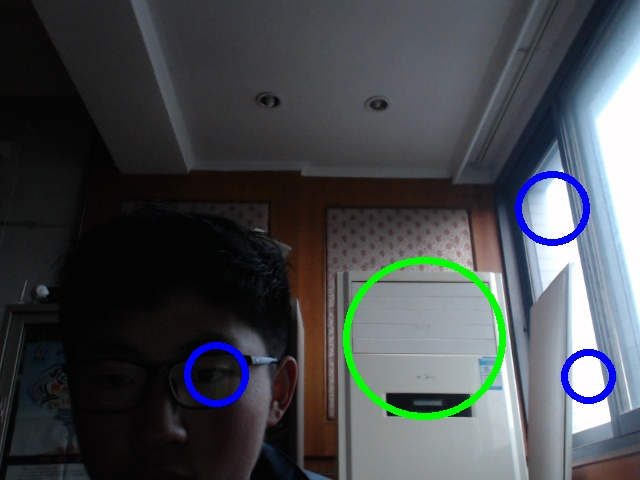
#> input picture BallDetector/src/test#1.jpg, 640 x 480 px, given in place of the camera
$ python main.py   (Python 2 division)
#> lines starting #> are read from the running program, lines starting #| are printed output that depends on the picture; after the words box and inside, x2 and y2 are one past the last pixel; in counts of white or black regions, pixels touching at a corner belong together
import cv2
import numpy as np
import time
#import os.system as sys
import os
import string
lower = np.array([40,21,24])
upper = np.array([155,100,100])
LowerBlue = np.array([100, 0, 0])
UpperBlue = np.array([130, 255, 255])
iBest = -1.0
try:
    cam2 = cv2.VideoCapture(1)
    cam = cv2.VideoCapture(0)
    cv2.namedWindow("splitter",cv2.WINDOW_AUTOSIZE)
except:
    print "E:cam error"
    system._exit()
count = 0
#-------------------------------
while count < 1000:
    count = count + 1
    #print "Test #",count,":"
    try:
        _,frame2 = cam2.read()
#> frame2 is the input picture: shape (480, 640, 3); mean B, G, R 77.4, 73.6, 69.5
        _,frame = cam.read()
    #cv2.namedWindow("splitter",cv2.WINDOW_AUTOSIZE)
    except aa:
        print("E:get frame error.")
        print(aa.message)
        os._exit()
#es = cv2.getStructuringElement(cv2.MORPH_ELLIPSE, (10,10))
    element = cv2.getStructuringElement(cv2.MORPH_RECT,(5,5))

    HSV =  cv2.cvtColor(frame2,cv2.COLOR_BGR2HSV)
#> HSV: shape (480, 640, 3); mean H, S, V 84.3, 48.4, 82.9

    #HSV = cv2.GaussianBlur(HSV, (5, 5), 0)
    H,S,V = cv2.split(HSV)
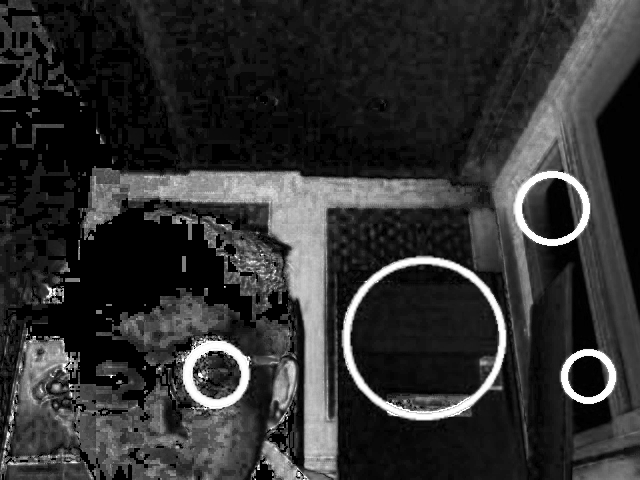
#> S: shape (480, 640); min 0, max 255, mean 48.4
    mask = cv2.inRange(HSV,LowerBlue,UpperBlue)
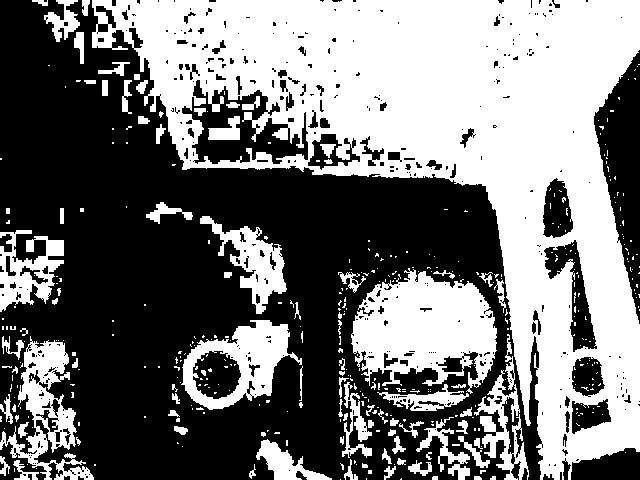
#> mask: shape (480, 640); 46.1% white; 421 white regions (332 under 20 px), largest, box (x1, y1, x2, y2) and area: (92, 0, 640, 480) 101083, (351, 268, 497, 394) 11454, (181, 320, 302, 410) 4633
    certain = cv2.bitwise_and(frame2,frame2,mask=mask)
    #cv2.imshow("splitter",np.stack([frame,frame2,certain]))
    diff = cv2.GaussianBlur(certain,(5,5),0)
    diff = cv2.threshold(certain, 25, 255, cv2.THRESH_BINARY)[1]
    diff = cv2.morphologyEx(diff,cv2.MORPH_OPEN,element)
    diff = cv2.morphologyEx(diff,cv2.MORPH_CLOSE,element)

    gray = cv2.cvtColor(frame2,cv2.COLOR_BGR2GRAY)
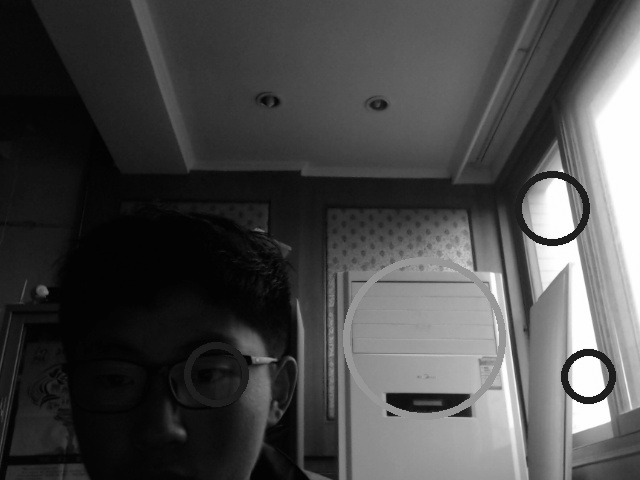
#> gray: shape (480, 640); min 1, max 255, mean 72.8
#print(frame2.shape)

#circles1= cv2.HoughCircles(gray,cv2.HOUGH_GRADIENT,1,100,param1=100,param2=30,minRadius=5,maxRadius=240)
    circles1 = cv2.HoughCircles(gray,cv2.HOUGH_GRADIENT,1,150,param1=100,param2=30,minRadius=15,maxRadius=100)
#> circles1 = [[423.5, 338.5, 74.7], [551.5, 207.5, 37.7], [587.5, 376.5, 27.4], [215.5, 374.5, 32.7]]
#circles2 = cv2.HoughCircles(diff,cv2.HOUGH_GRADIENT,1,100,param1=100,param2=30,minRadius=5,maxRadius=300)
    try:
        circlesm = circles1[0,:,:]
#> circlesm has the same summary as circles1
        circlesm = np.uint16(np.around(circlesm))
#> circlesm = [[424, 338, 75], [552, 208, 38], [588, 376, 27], [216, 374, 33]]
        bestConf = -1
        for index,i in enumerate(circlesm[:]):
            cv2.circle(frame2,(i[0],i[1]),i[2],(255,0,0),5)
            cv2.circle(certain,(i[0],i[1]),i[2],(255,0,0),5)
            cv2.circle(diff,(i[0],i[1]),i[2],(255,0,0),5)
        #print "circle:",i[0],"x",i[1],",r=",i[2]
            bx = i[0]-i[2];by = i[1]-i[2];
            ex = i[0]+i[2];ey = i[1]+i[2];
            confident = 0;
            for x in range(bx,ex):
                for y in range(by,ey):
                    try:
                        for vector in diff[y,x,:]:
                            if vector >125:
                                confident = confident + 1
                    except IndexError,e:
                        pass
                        #print e.message;
                        #print("W:Index read error\n")
            confident = confident*1000.0/(4.0*i[2]*i[2])
            #print "confidence = ",confident
            if bestConf<confident:
                bestConf = confident
                iBest = index
#> this loop made 4 passes
#> (i, bx, by, ex, ey, confident, bestConf, iBest) on pass 1: ([424, 338, 75], 349, 263, 499, 413, 1583.2, 1583.2, 0)
#> (i, bx, by, ex, ey, confident) on passes 2 to 4: ([552, 208, 38], 514, 170, 590, 246, 1468.8), ([588, 376, 27], 561, 349, 615, 403, 892.3), ([216, 374, 33], 183, 341, 249, 407, 557.6)
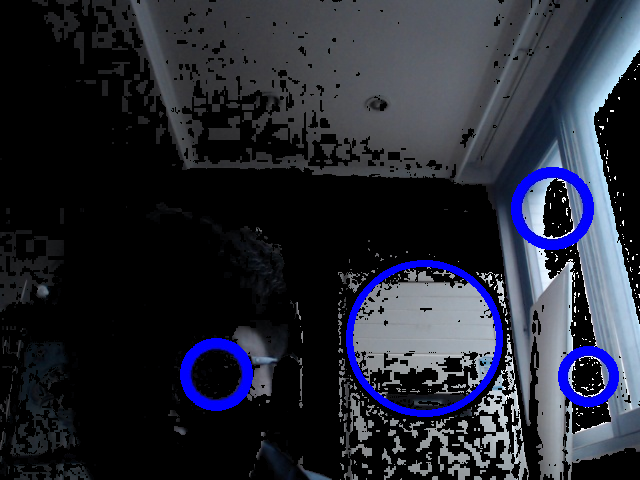
#> certain: shape (480, 640, 3); mean B, G, R 52.6, 41, 38.1
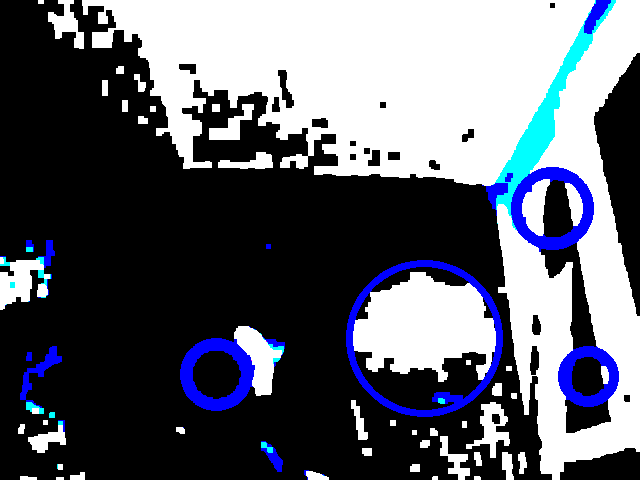
#> diff: shape (480, 640, 3); mean B, G, R 107.6, 97.1, 93.5
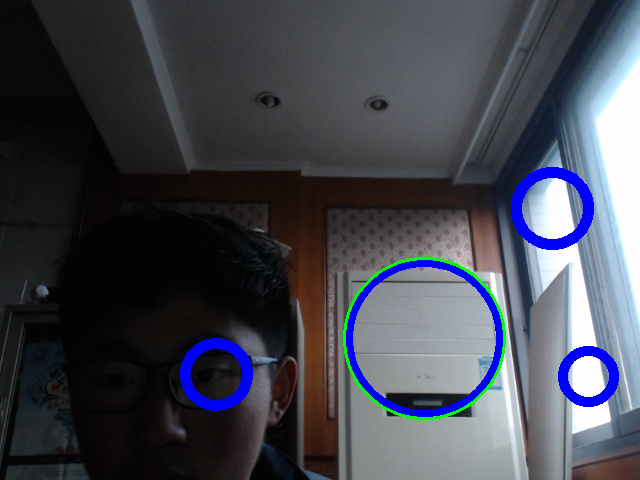
#> frame2: shape (480, 640, 3); 2.48% of pixels changed, all inside (x1, y1, x2, y2) = (180, 167, 619, 417)
#> after the loop, bestConf = 1583.2; iBest = 0

    except TypeError,e:
        #print("no circle detected!")
        pass
    if (iBest!=-1):
        #print "Best circle chosen @i=",iBest,",conf=",bestConf,",R=",circlesm[iBest][2]

        try:
            cv2.circle(frame2,(circlesm[iBest][0],circlesm[iBest][1]),circlesm[iBest][2],(0,255,0),5)
#> frame2: shape (480, 640, 3); 1.08% of pixels changed, all inside (x1, y1, x2, y2) = (346, 260, 503, 417)
            #name = "test#"+str(count)+".jpg"
            #name2 = "test#"+str(count)+"c.jpg"
            #cv2.imwrite(name,frame2);
            #cv2.imwrite(name2,diff)
            cv2.imshow("splitter",np.hstack([frame2,diff]))
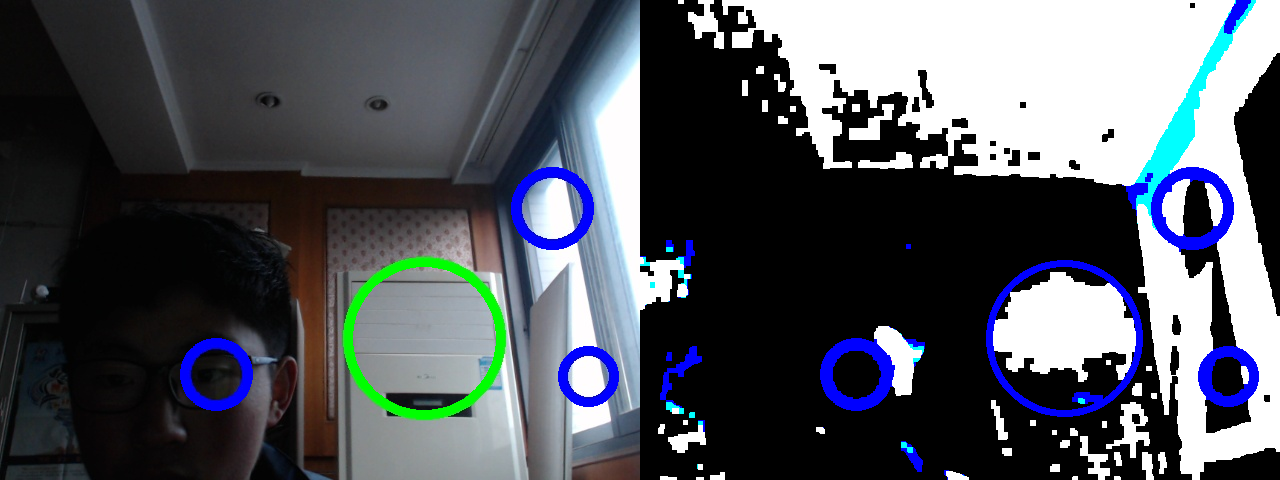
#> window 'splitter': shape (480, 1280, 3); mean B, G, R 92.7, 85.2, 80.8
            cv2.waitKey(10)
            pass
        except TypeError,e:
            #print e.message
            pass
            #print "E:Segmentation Fault while choosing iBest"
    else:
        pass
        # [5 lines of commented-out code are left out]
